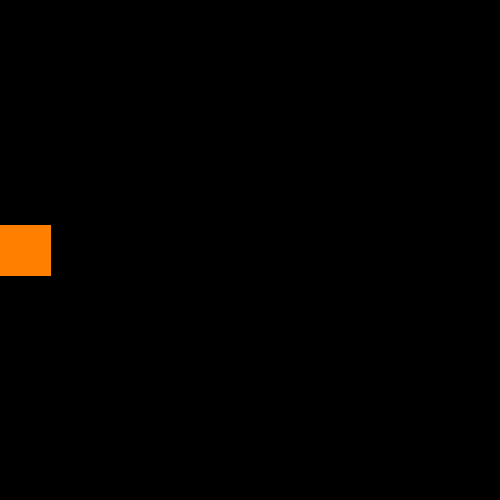
Frame 1 (no input)
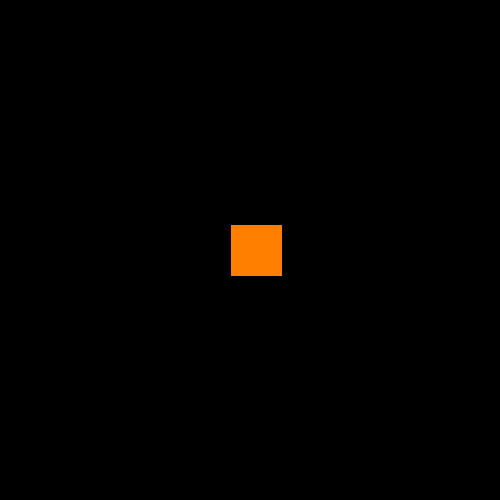
Frame 60 (the mouse pressed at the canvas centre just before this capture)
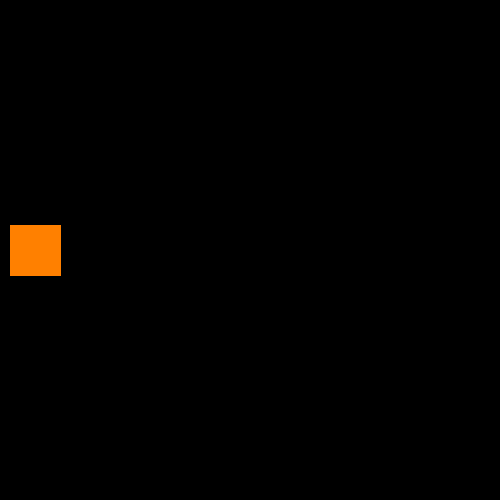
Frame 120 (the mouse held since frame 60 and released just before this capture)

The Processing sketch that drew these frames (run headless with seeded random() and noise(); from frame 60 on, the mouse is pressed at the canvas centre):

// Processing sketch: processing_162751
// ── processing_162751.pde

//declare variable to hold sqaure instance
Square movingSquare;
int index;

void setup() {
  size(500, 500);
  background(0);

  //initialize the Square instance
  movingSquare = new Square(0, height/2-25, 50);
}

void draw() {
  index = 0;

  //blank the background
  background(0); 
  
  movingSquare.display();
  movingSquare.updatePosition();
}
//class definition for Squares
class Square {
  /*--------------------Properties--------------------*/
  float xSquare; //xposition of the Square
  float ySquare; //y position of the Square
  int sizeSquare; //size of the Square
  float easing = 0.05; //amount of ease
  color fillColor = color(255, 128, 0);
  color strokeColor = fillColor;
  boolean movingRight = true;
  float distanceX;
  float easeX;

  /*----------------------Methods---------------------*/
  //create constructor method
  public Square(float newX, float newY, int newSize) {
    //assign properties
    xSquare = newX;
    ySquare = newY;
    sizeSquare = newSize;
  }

  //create display method
  public void display() {
    rectMode(CORNER);
    fill(fillColor);
    stroke(strokeColor);
    rect(xSquare, ySquare, sizeSquare, sizeSquare);
  }

  //create method that move square along x-axis and wraps back to beginning 
  public void updatePosition() {
    //calculate the distance between the square and target
    float distanceX = width - xSquare;
    //ease toward the target
    float easeX = distanceX * easing;
    //if the square is moving right...
    if (movingRight) {
      //if the square is within the canvas...
      if (xSquare + sizeSquare  < width) {
        xSquare += easeX; //increase x position by easeX
      }
      //otherwise...
      else {
        xSquare = width - sizeSquare;
        movingRight = false; //change direction to left
      }
    }
    //otherwise...
    else {
      //calculate the distance between the square and target
      distanceX = xSquare;
      //ease toward the target
      easeX = distanceX * easing;
      //if square is within canvas...
      if (xSquare - easeX > 0.5) {
        xSquare -= easeX; //decrease x position by easeX
      }
      //otherwise...
      else {
        xSquare = 0;
        movingRight = true; //change direction to right
      }
    }
  }
}
